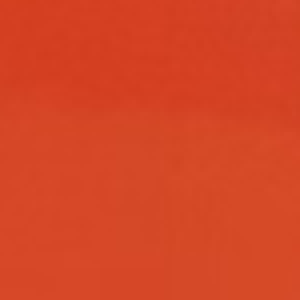
#> input picture ExperimentV2/RealneObrazky/PolaroidPNGVyrez.png, 75 x 75 px (shown 4 times larger)
$ python GaussovySumAplikovanyNaRealnyObrazok.py
#> lines starting #> are read from the running program, lines starting #| are printed output that depends on the picture
import csv
import cv2
import numpy as np
from matplotlib import pyplot as plt
import random
import os

# Load the real color image (BGR format in OpenCV)
image = cv2.imread('./RealneObrazky/PolaroidPNGVyrez.png', cv2.IMREAD_COLOR)
#> image is the input picture: shape (75, 75, 3); mean B, G, R 37.5, 69.4, 213.3
if image is None:
    raise FileNotFoundError("Image not found!")

# Convert image from BGR to RGB for display in matplotlib
image_rgb = cv2.cvtColor(image, cv2.COLOR_BGR2RGB)

height, width, channels = image.shape
#> height = 75; width = 75; channels = 3

# Define Gaussian noise parameters
mu = 0
sigma = random.uniform(2, 10)  # You can use a fixed value here for testing if needed

# Save mu and sigma to CSV
file_path = './SkyteParametreSumuCSV/random_mu_sigma.csv'
file_exists = os.path.isfile(file_path)
with open(file_path, mode='a', newline='') as file:
    writer = csv.writer(file)
    if not file_exists:
        writer.writerow(['mu', 'sigma'])
    writer.writerow([mu, sigma])

# Add Gaussian noise to each channel
noisy_image = np.empty_like(image)

for c in range(channels):  # Loop over B, G, R channels
    noise = np.random.normal(mu, sigma, size=(height, width)).astype(np.int16)
    noisy_channel = image[:, :, c].astype(np.int16) + noise
    noisy_channel = np.clip(noisy_channel, 0, 255).astype(np.uint8)
    noisy_image[:, :, c] = noisy_channel
#> this loop made 3 passes
#> pass 1, `noisy_channel = image[:, :, c].astype(np.int16) + noise`:
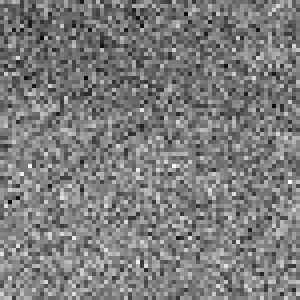
#> noisy_channel: shape (75, 75) int16 (shown 4 times larger); min 7, max 69, mean 37.3; drawn with min black and max white
#> pass 1, `noisy_channel = np.clip(noisy_channel, 0, 255).astype(np.uint8)`:
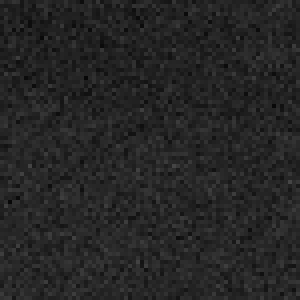
#> noisy_channel: shape (75, 75) (shown 4 times larger); min 7, max 69, mean 37.3
#> pass 2, `noisy_channel = image[:, :, c].astype(np.int16) + noise`:
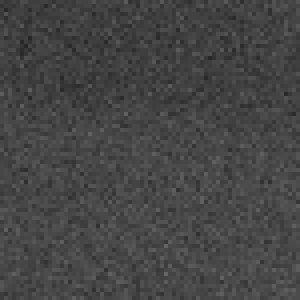
#> noisy_channel: shape (75, 75) int16 (shown 4 times larger); min 38, max 102, mean 69.3
#> after the loop:
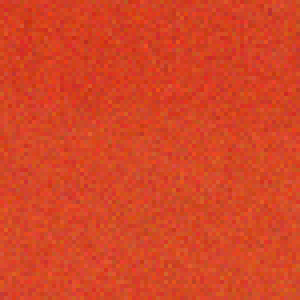
#> noisy_image: shape (75, 75, 3) (shown 4 times larger); mean B, G, R 37.3, 69.3, 213.4

# Save noisy image
for index in range(0, 100):
    filename = f'ZasumenyRealnyObrazokPozityVHistograme_{index}.png'
    if not os.path.isfile(filename):
        cv2.imwrite(filename, noisy_image)
        break

# Convert to RGB for display
noisy_image_rgb = cv2.cvtColor(noisy_image, cv2.COLOR_BGR2RGB)

# Plot original vs noisy image
plt.figure(figsize=(10, 5))

plt.subplot(1, 2, 1)
plt.title("Obrázok s Gaussovským šumom")
plt.imshow(noisy_image_rgb)
plt.axis('off')

plt.subplot(1, 2, 2)
plt.title("Histogram (všetky kanály)")
colors = ['r', 'g', 'b']
for i, color in enumerate(colors):
    plt.hist(noisy_image_rgb[:, :, i].ravel(), bins=256, range=(0, 256), color=color, alpha=0.5, label=f'{color.upper()}')
plt.xlabel("Intenzita pixelov")
plt.ylabel("Počet pixelov", fontsize=9)
plt.legend()

# Save the histogram
output_dir = "Histogramy"
os.makedirs(output_dir, exist_ok=True)
plt.savefig(os.path.join(output_dir, "HistogramZasumenehoRealmehoObrazku_Color.png"), dpi=300)
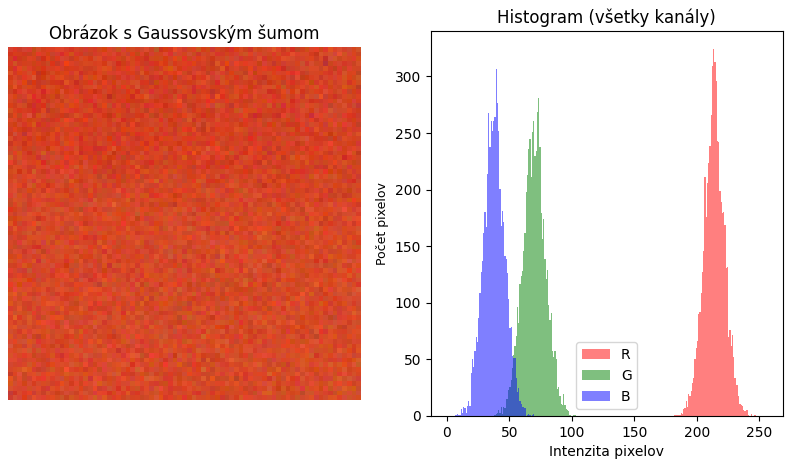
#> figure drawn by matplotlib, 2 panels; panel 2: tallest bar 324 high, from x = 213 to 214; panel 2: tallest bar 281 high, from x = 73 to 74; panel 2: tallest bar 307 high, from x = 39 to 40

plt.tight_layout()
plt.show()
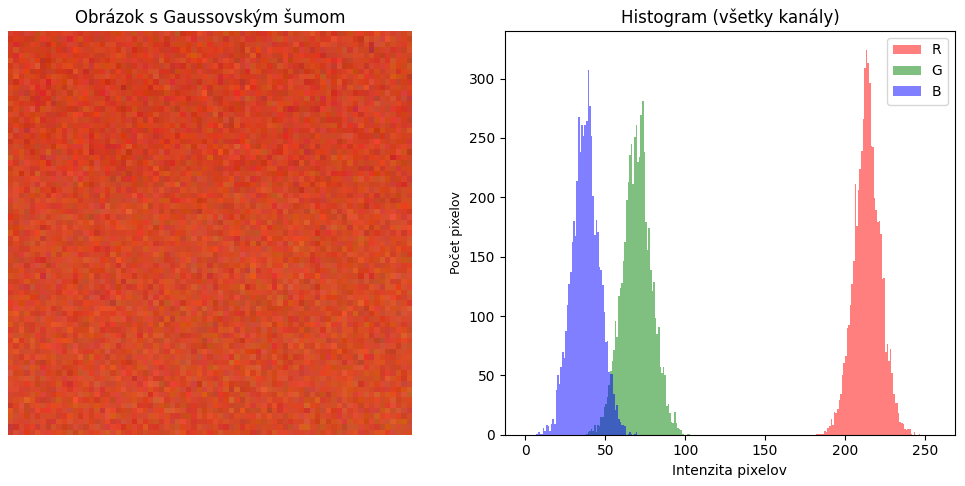
#> figure drawn by matplotlib, 2 panels; panel 2: tallest bar 324 high, from x = 213 to 214; panel 2: tallest bar 281 high, from x = 73 to 74; panel 2: tallest bar 307 high, from x = 39 to 40

$ run again, with ExperimentV2/RealneObrazky/PorovnaniePovodnehoApoexperimente.png copied over ExperimentV2/RealneObrazky/PolaroidPNGVyrez.png
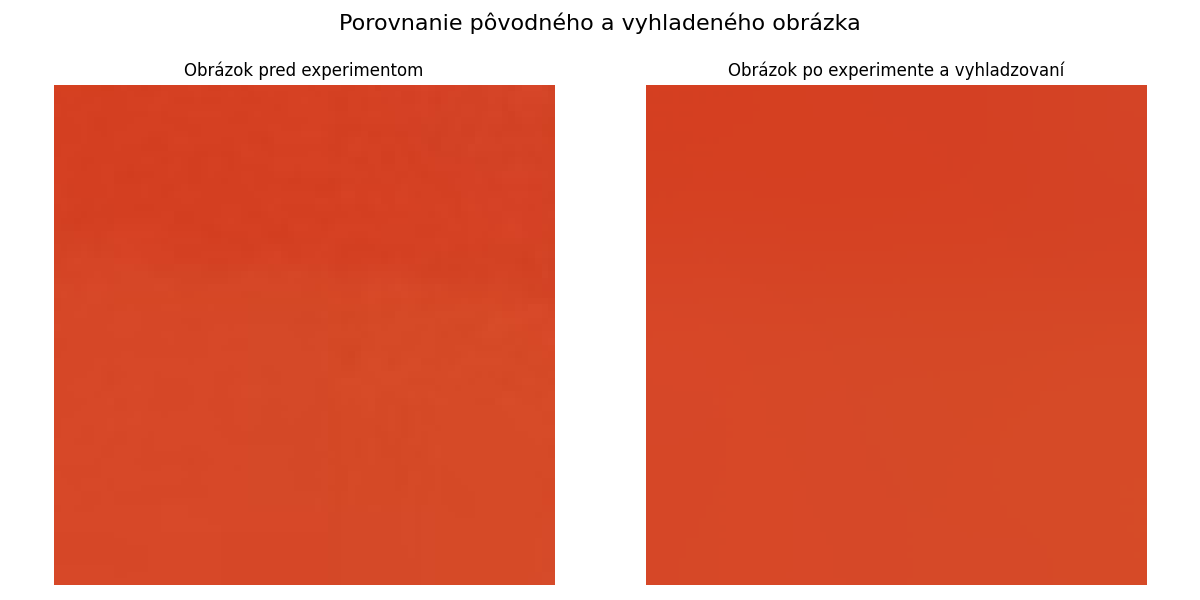
#> input picture ExperimentV2/RealneObrazky/PorovnaniePovodnehoApoexperimente.png, 1200 x 600 px
#> image is the input picture: shape (600, 1200, 3); mean B, G, R 102.1, 124.3, 224.5
#> the loop `for c in range(channels):` made 3 passes
#> pass 1, `noisy_channel = np.clip(noisy_channel, 0, 255).astype(np.uint8)`:
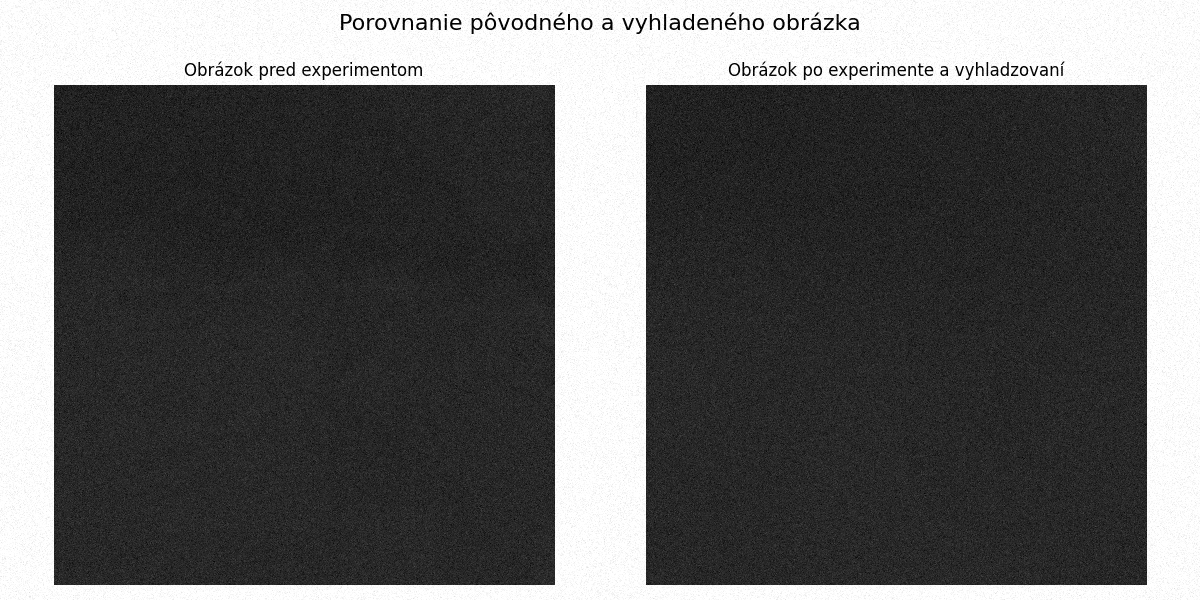
#> noisy_channel: shape (600, 1200); min 0, max 255, mean 101.1
#> `plt.show()`:
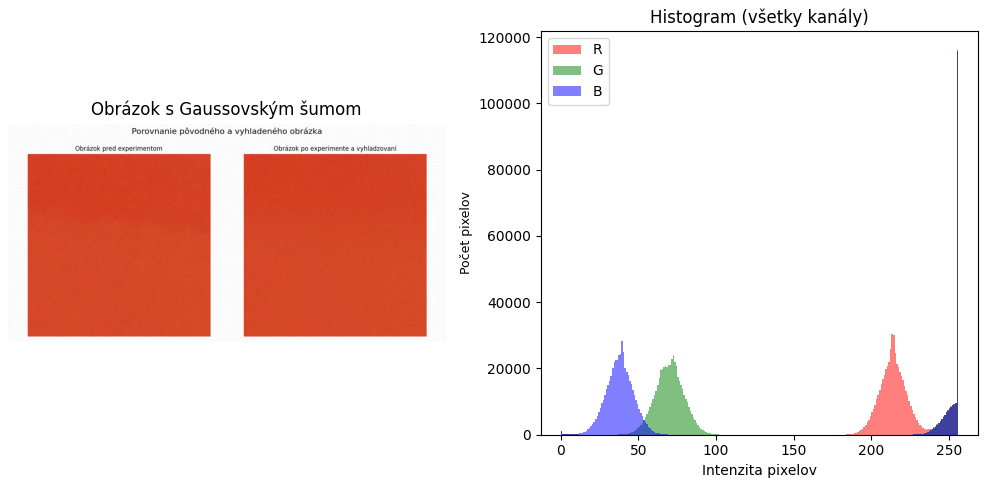
#> figure drawn by matplotlib, 2 panels; panel 2: tallest bar 115503 high, from x = 255 to 256; panel 2: tallest bar 115919 high, from x = 255 to 256; panel 2: tallest bar 116072 high, from x = 255 to 256

$ run again, with ExperimentV2/RealneObrazky/PorovnaniePredAPoExperimente.png copied over ExperimentV2/RealneObrazky/PolaroidPNGVyrez.png
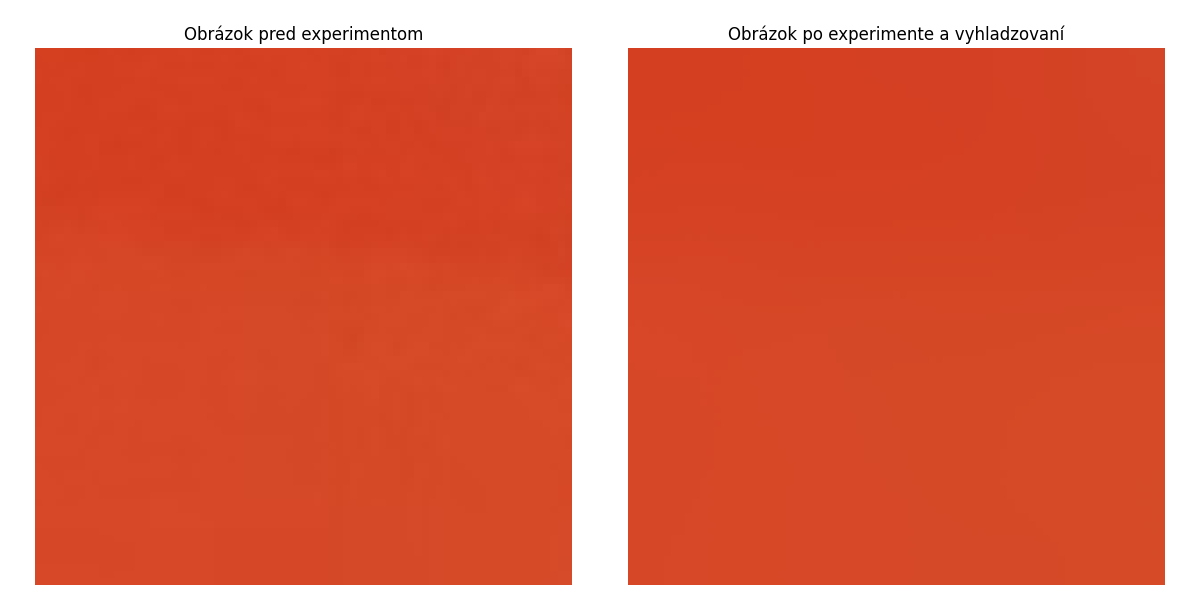
#> input picture ExperimentV2/RealneObrazky/PorovnaniePredAPoExperimente.png, 1200 x 600 px
#> image is the input picture: shape (600, 1200, 3); mean B, G, R 80, 105.6, 220.9
#> the loop `for c in range(channels):` made 3 passes
#> pass 1, `noisy_channel = np.clip(noisy_channel, 0, 255).astype(np.uint8)`:
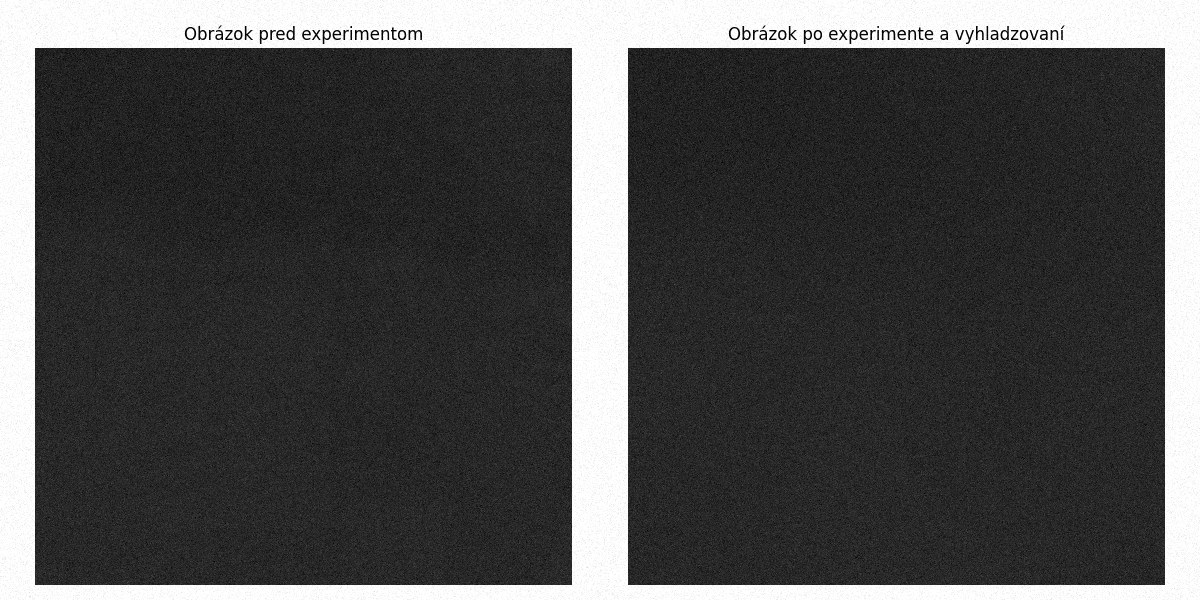
#> noisy_channel: shape (600, 1200); min 0, max 255, mean 79.4
#> `plt.show()`:
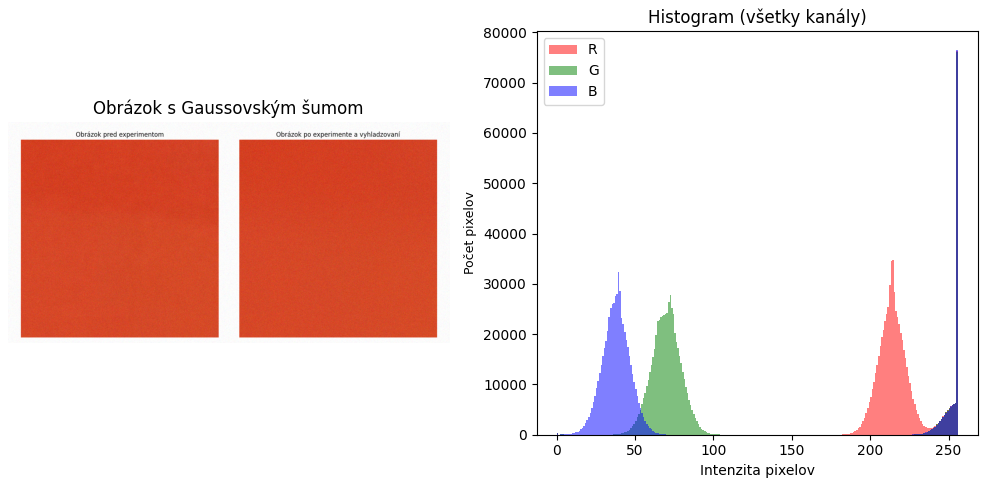
#> figure drawn by matplotlib, 2 panels; panel 2: tallest bar 76204 high, from x = 255 to 256; panel 2: tallest bar 76183 high, from x = 255 to 256; panel 2: tallest bar 76485 high, from x = 255 to 256
